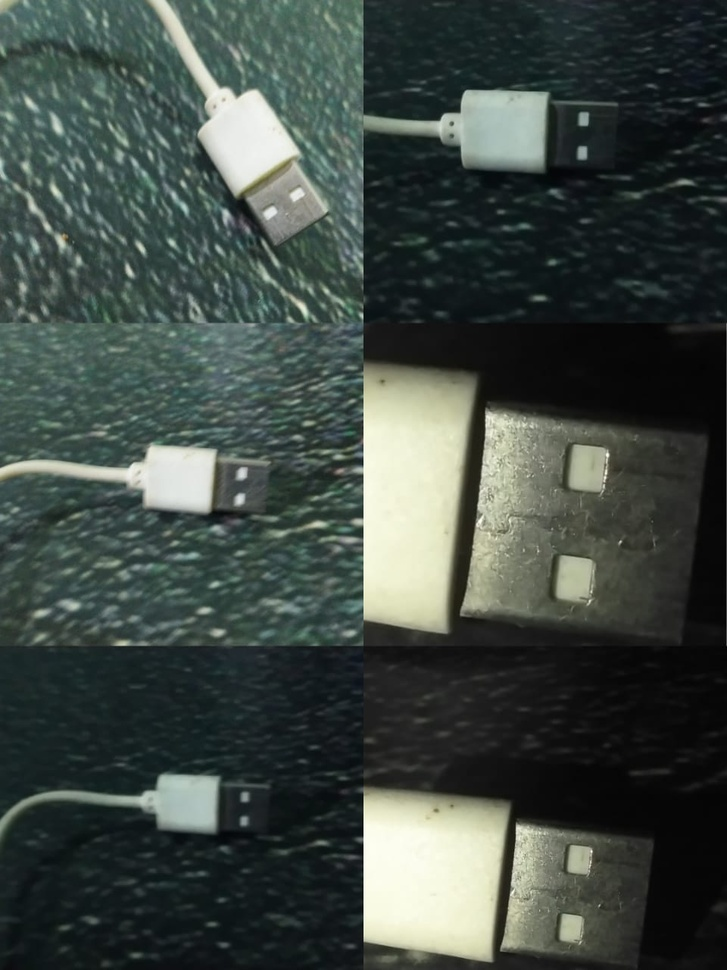
#> input picture usb.jpeg, 727 x 970 px, shrunk from 960 x 1280 before the run
$ python template_matching.py
#> lines starting #> are read from the running program, lines starting #| are printed output that depends on the picture
from re import template
import cv2
import numpy as np

img_bgr = cv2.imread('usb.jpeg')
#> img_bgr is the input picture: shape (970, 727, 3); mean B, G, R 68.3, 73.7, 64.1
img_gray = cv2.cvtColor(img_bgr, cv2.COLOR_BGR2GRAY)
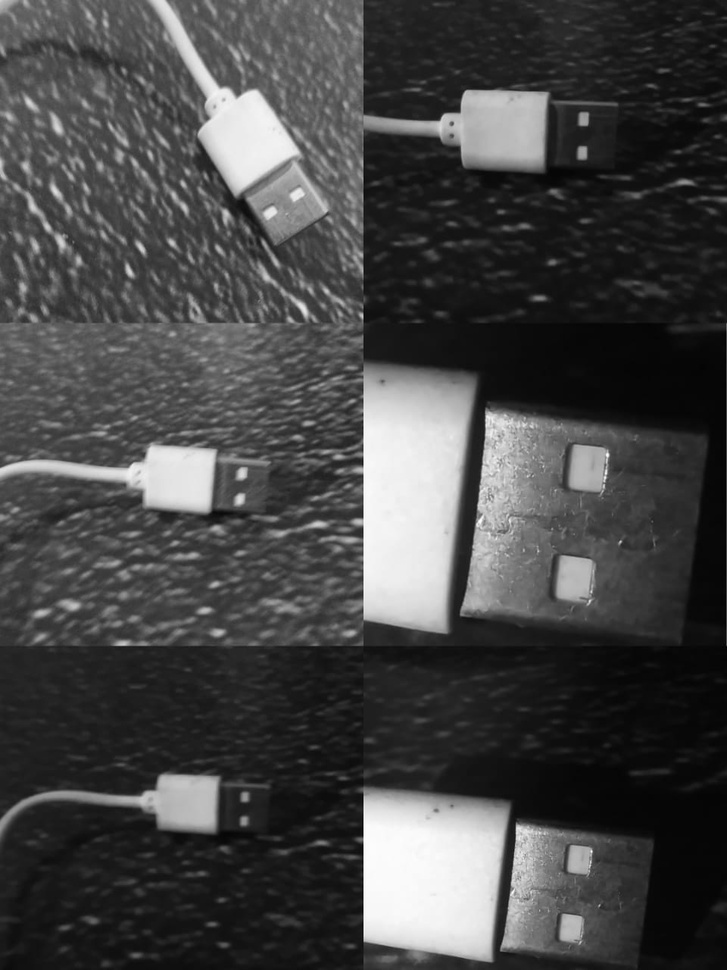
#> img_gray: shape (970, 727); min 0, max 254, mean 70.2

template = cv2.imread('usb_template.jpeg', 0)
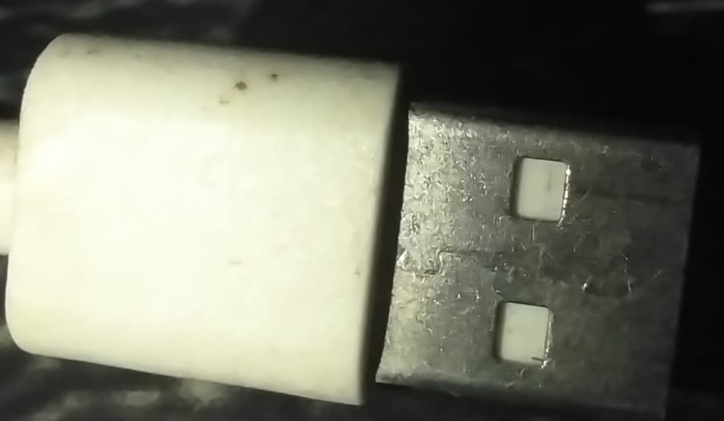
#> input picture usb_template.jpeg, 724 x 421 px, shrunk from 955 x 556 before the run
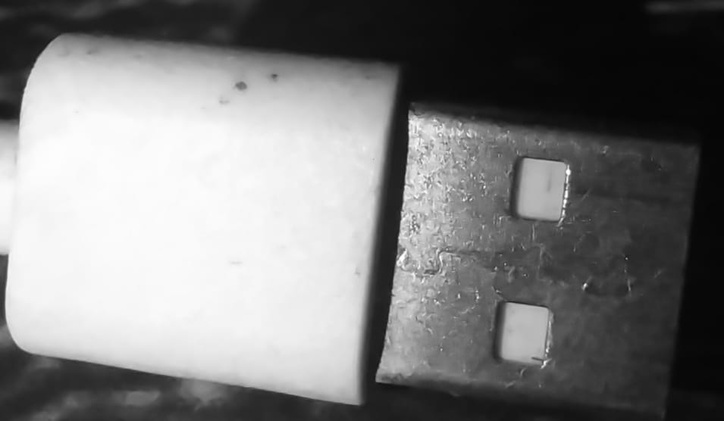
#> template: shape (421, 724); min 5, max 255, mean 124.2
w, h = template.shape[::-1]
#> w = 724; h = 421

res = cv2.matchTemplate(img_gray, template, cv2.TM_CCOEFF_NORMED)
#> res = 550 rows, first 6: [0.377, 0.377, 0.378, 0.378], [0.374, 0.374, 0.375, 0.375], [0.37, 0.371, 0.371, 0.371], [0.367, 0.367, 0.368, 0.368], [0.363, 0.364, 0.364, 0.364], [0.36, 0.36, 0.361, 0.361]
threshold = 0.8
loc = np.where(res >= threshold)
#> loc = (empty array, empty array)

for pt in zip (*loc[::-1]):
    cv2.rectangle(img_bgr, pt, (pt[0] + w, pt[1] + h), (0,255,255), 2)
#> this loop made 0 passes

cv2.imshow('detected', img_bgr)
